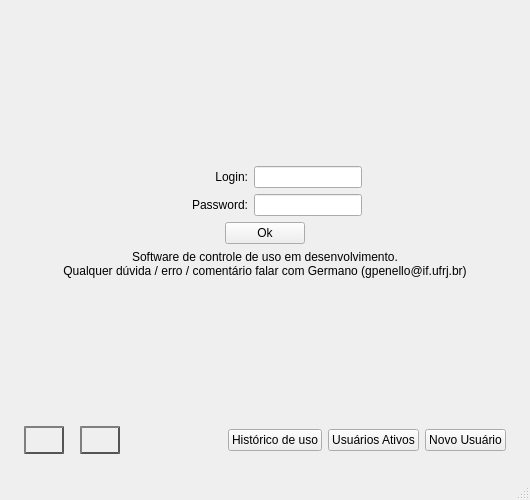
<?xml version="1.0" encoding="UTF-8"?>
<ui version="4.0">
 <class>MainWindow</class>
 <widget class="QMainWindow" name="MainWindow">
  <property name="geometry">
   <rect>
    <x>0</x>
    <y>0</y>
    <width>530</width>
    <height>500</height>
   </rect>
  </property>
  <property name="minimumSize">
   <size>
    <width>530</width>
    <height>500</height>
   </size>
  </property>
  <property name="maximumSize">
   <size>
    <width>16777215</width>
    <height>16777215</height>
   </size>
  </property>
  <property name="windowTitle">
   <string>Registro de uso</string>
  </property>
  <property name="windowOpacity">
   <double>0.900000000000000</double>
  </property>
  <property name="tabShape">
   <enum>QTabWidget::Rounded</enum>
  </property>
  <property name="unifiedTitleAndToolBarOnMac">
   <bool>false</bool>
  </property>
  <widget class="QWidget" name="centralwidget">
   <layout class="QGridLayout" name="gridLayout">
    <item row="1" column="0">
     <spacer name="horizontalSpacer_7">
      <property name="orientation">
       <enum>Qt::Horizontal</enum>
      </property>
      <property name="sizeType">
       <enum>QSizePolicy::Fixed</enum>
      </property>
      <property name="sizeHint" stdset="0">
       <size>
        <width>15</width>
        <height>15</height>
       </size>
      </property>
     </spacer>
    </item>
    <item row="2" column="1">
     <spacer name="verticalSpacer_5">
      <property name="orientation">
       <enum>Qt::Vertical</enum>
      </property>
      <property name="sizeType">
       <enum>QSizePolicy::Fixed</enum>
      </property>
      <property name="sizeHint" stdset="0">
       <size>
        <width>15</width>
        <height>15</height>
       </size>
      </property>
     </spacer>
    </item>
    <item row="0" column="1">
     <spacer name="verticalSpacer_2">
      <property name="orientation">
       <enum>Qt::Vertical</enum>
      </property>
      <property name="sizeType">
       <enum>QSizePolicy::Fixed</enum>
      </property>
      <property name="sizeHint" stdset="0">
       <size>
        <width>15</width>
        <height>15</height>
       </size>
      </property>
     </spacer>
    </item>
    <item row="1" column="2">
     <spacer name="horizontalSpacer_8">
      <property name="orientation">
       <enum>Qt::Horizontal</enum>
      </property>
      <property name="sizeType">
       <enum>QSizePolicy::Fixed</enum>
      </property>
      <property name="sizeHint" stdset="0">
       <size>
        <width>15</width>
        <height>15</height>
       </size>
      </property>
     </spacer>
    </item>
    <item row="1" column="1">
     <layout class="QVBoxLayout" name="verticalLayout">
      <property name="sizeConstraint">
       <enum>QLayout::SetMaximumSize</enum>
      </property>
      <item>
       <spacer name="verticalSpacer">
        <property name="orientation">
         <enum>Qt::Vertical</enum>
        </property>
        <property name="sizeHint" stdset="0">
         <size>
          <width>20</width>
          <height>40</height>
         </size>
        </property>
       </spacer>
      </item>
      <item>
       <layout class="QHBoxLayout" name="horizontalLayout">
        <item>
         <spacer name="horizontalSpacer">
          <property name="orientation">
           <enum>Qt::Horizontal</enum>
          </property>
          <property name="sizeType">
           <enum>QSizePolicy::Expanding</enum>
          </property>
          <property name="sizeHint" stdset="0">
           <size>
            <width>40</width>
            <height>20</height>
           </size>
          </property>
         </spacer>
        </item>
        <item>
         <widget class="QLabel" name="label_2">
          <property name="sizePolicy">
           <sizepolicy hsizetype="Fixed" vsizetype="Preferred">
            <horstretch>0</horstretch>
            <verstretch>0</verstretch>
           </sizepolicy>
          </property>
          <property name="minimumSize">
           <size>
            <width>80</width>
            <height>0</height>
           </size>
          </property>
          <property name="maximumSize">
           <size>
            <width>80</width>
            <height>16777215</height>
           </size>
          </property>
          <property name="text">
           <string>Login:</string>
          </property>
          <property name="alignment">
           <set>Qt::AlignRight|Qt::AlignTrailing|Qt::AlignVCenter</set>
          </property>
         </widget>
        </item>
        <item>
         <widget class="QLineEdit" name="txt_login">
          <property name="sizePolicy">
           <sizepolicy hsizetype="Fixed" vsizetype="Fixed">
            <horstretch>0</horstretch>
            <verstretch>0</verstretch>
           </sizepolicy>
          </property>
         </widget>
        </item>
        <item>
         <spacer name="horizontalSpacer_4">
          <property name="orientation">
           <enum>Qt::Horizontal</enum>
          </property>
          <property name="sizeHint" stdset="0">
           <size>
            <width>40</width>
            <height>20</height>
           </size>
          </property>
         </spacer>
        </item>
       </layout>
      </item>
      <item>
       <layout class="QHBoxLayout" name="horizontalLayout_2">
        <item>
         <spacer name="horizontalSpacer_2">
          <property name="orientation">
           <enum>Qt::Horizontal</enum>
          </property>
          <property name="sizeType">
           <enum>QSizePolicy::Expanding</enum>
          </property>
          <property name="sizeHint" stdset="0">
           <size>
            <width>40</width>
            <height>20</height>
           </size>
          </property>
         </spacer>
        </item>
        <item>
         <widget class="QLabel" name="label">
          <property name="sizePolicy">
           <sizepolicy hsizetype="Fixed" vsizetype="Preferred">
            <horstretch>0</horstretch>
            <verstretch>0</verstretch>
           </sizepolicy>
          </property>
          <property name="minimumSize">
           <size>
            <width>80</width>
            <height>0</height>
           </size>
          </property>
          <property name="maximumSize">
           <size>
            <width>80</width>
            <height>16777215</height>
           </size>
          </property>
          <property name="text">
           <string>Password:</string>
          </property>
          <property name="alignment">
           <set>Qt::AlignRight|Qt::AlignTrailing|Qt::AlignVCenter</set>
          </property>
         </widget>
        </item>
        <item>
         <widget class="QLineEdit" name="txt_password">
          <property name="sizePolicy">
           <sizepolicy hsizetype="Fixed" vsizetype="Fixed">
            <horstretch>0</horstretch>
            <verstretch>0</verstretch>
           </sizepolicy>
          </property>
         </widget>
        </item>
        <item>
         <spacer name="horizontalSpacer_5">
          <property name="orientation">
           <enum>Qt::Horizontal</enum>
          </property>
          <property name="sizeHint" stdset="0">
           <size>
            <width>40</width>
            <height>20</height>
           </size>
          </property>
         </spacer>
        </item>
       </layout>
      </item>
      <item>
       <layout class="QHBoxLayout" name="horizontalLayout_3">
        <property name="leftMargin">
         <number>40</number>
        </property>
        <property name="rightMargin">
         <number>40</number>
        </property>
        <item>
         <widget class="QPushButton" name="btn_ok">
          <property name="sizePolicy">
           <sizepolicy hsizetype="Fixed" vsizetype="Fixed">
            <horstretch>0</horstretch>
            <verstretch>0</verstretch>
           </sizepolicy>
          </property>
          <property name="text">
           <string>Ok</string>
          </property>
         </widget>
        </item>
       </layout>
      </item>
      <item>
       <widget class="QLabel" name="lbl_info">
        <property name="text">
         <string>Software de controle de uso em desenvolvimento.
Qualquer dúvida / erro / comentário falar com Germano (gpenello@if.ufrj.br)</string>
        </property>
        <property name="alignment">
         <set>Qt::AlignCenter</set>
        </property>
       </widget>
      </item>
      <item>
       <spacer name="verticalSpacer_3">
        <property name="orientation">
         <enum>Qt::Vertical</enum>
        </property>
        <property name="sizeHint" stdset="0">
         <size>
          <width>20</width>
          <height>20</height>
         </size>
        </property>
       </spacer>
      </item>
      <item>
       <layout class="QHBoxLayout" name="horizontalLayout_6">
        <item>
         <widget class="QPushButton" name="btn_power">
          <property name="enabled">
           <bool>true</bool>
          </property>
          <property name="maximumSize">
           <size>
            <width>40</width>
            <height>40</height>
           </size>
          </property>
          <property name="styleSheet">
           <string notr="true">QPushButton {
    color: #333;
    border: 2px solid #555;
    border-radius: 20px;
    border-style: outset;
    background: qradialgradient(
        cx: 0.3, cy: -0.4, fx: 0.3, fy: -0.4,
        radius: 1.35, stop: 0 #fff, stop: 1 #888
        );
    padding: 5px;
    }

QPushButton:hover {
    background: qradialgradient(
        cx: 0.3, cy: -0.4, fx: 0.3, fy: -0.4,
        radius: 1.35, stop: 0 #fff, stop: 1 #bbb
        );
    }

QPushButton:pressed {
    border-style: inset;
    background: qradialgradient(
        cx: 0.4, cy: -0.1, fx: 0.4, fy: -0.1,
        radius: 1.35, stop: 0 #fff, stop: 1 #ddd
        );
    }</string>
          </property>
          <property name="text">
           <string/>
          </property>
          <property name="icon">
           <iconset>
            <normaloff>../imagens/Power_button.png</normaloff>../imagens/Power_button.png</iconset>
          </property>
          <property name="iconSize">
           <size>
            <width>48</width>
            <height>48</height>
           </size>
          </property>
          <property name="flat">
           <bool>true</bool>
          </property>
         </widget>
        </item>
        <item>
         <spacer name="horizontalSpacer_3">
          <property name="orientation">
           <enum>Qt::Horizontal</enum>
          </property>
          <property name="sizeType">
           <enum>QSizePolicy::Fixed</enum>
          </property>
          <property name="sizeHint" stdset="0">
           <size>
            <width>10</width>
            <height>20</height>
           </size>
          </property>
         </spacer>
        </item>
        <item>
         <widget class="QPushButton" name="btn_update">
          <property name="enabled">
           <bool>true</bool>
          </property>
          <property name="maximumSize">
           <size>
            <width>40</width>
            <height>40</height>
           </size>
          </property>
          <property name="styleSheet">
           <string notr="true">QPushButton {
    color: #333;
    border: 2px solid #555;
    border-radius: 20px;
    border-style: outset;
    background: qradialgradient(
        cx: 0.3, cy: -0.4, fx: 0.3, fy: -0.4,
        radius: 1.35, stop: 0 #fff, stop: 1 #888
        );
    padding: 5px;
    }

QPushButton:hover {
    background: qradialgradient(
        cx: 0.3, cy: -0.4, fx: 0.3, fy: -0.4,
        radius: 1.35, stop: 0 #fff, stop: 1 #bbb
        );
    }

QPushButton:pressed {
    border-style: inset;
    background: qradialgradient(
        cx: 0.4, cy: -0.1, fx: 0.4, fy: -0.1,
        radius: 1.35, stop: 0 #fff, stop: 1 #ddd
        );
    }</string>
          </property>
          <property name="text">
           <string/>
          </property>
          <property name="icon">
           <iconset>
            <normaloff>../imagens/download-cloud-flat.png</normaloff>../imagens/download-cloud-flat.png</iconset>
          </property>
          <property name="iconSize">
           <size>
            <width>36</width>
            <height>36</height>
           </size>
          </property>
          <property name="shortcut">
           <string>Up</string>
          </property>
          <property name="flat">
           <bool>true</bool>
          </property>
         </widget>
        </item>
        <item>
         <spacer name="horizontalSpacer_6">
          <property name="orientation">
           <enum>Qt::Horizontal</enum>
          </property>
          <property name="sizeHint" stdset="0">
           <size>
            <width>40</width>
            <height>20</height>
           </size>
          </property>
         </spacer>
        </item>
        <item>
         <widget class="QPushButton" name="btn_tempo">
          <property name="sizePolicy">
           <sizepolicy hsizetype="Minimum" vsizetype="Fixed">
            <horstretch>0</horstretch>
            <verstretch>0</verstretch>
           </sizepolicy>
          </property>
          <property name="minimumSize">
           <size>
            <width>70</width>
            <height>0</height>
           </size>
          </property>
          <property name="text">
           <string>Histórico de uso</string>
          </property>
         </widget>
        </item>
        <item>
         <widget class="QPushButton" name="btn_usuarios">
          <property name="sizePolicy">
           <sizepolicy hsizetype="Minimum" vsizetype="Fixed">
            <horstretch>0</horstretch>
            <verstretch>0</verstretch>
           </sizepolicy>
          </property>
          <property name="minimumSize">
           <size>
            <width>70</width>
            <height>0</height>
           </size>
          </property>
          <property name="text">
           <string>Usuários Ativos</string>
          </property>
         </widget>
        </item>
        <item>
         <widget class="QPushButton" name="btn_novo">
          <property name="text">
           <string>Novo Usuário</string>
          </property>
         </widget>
        </item>
       </layout>
      </item>
     </layout>
    </item>
   </layout>
  </widget>
  <widget class="QMenuBar" name="menubar">
   <property name="geometry">
    <rect>
     <x>0</x>
     <y>0</y>
     <width>530</width>
     <height>18</height>
    </rect>
   </property>
  </widget>
  <widget class="QStatusBar" name="statusbar"/>
 </widget>
 <tabstops>
  <tabstop>txt_login</tabstop>
  <tabstop>txt_password</tabstop>
  <tabstop>btn_ok</tabstop>
  <tabstop>btn_usuarios</tabstop>
  <tabstop>btn_novo</tabstop>
 </tabstops>
 <resources/>
 <connections/>
</ui>
